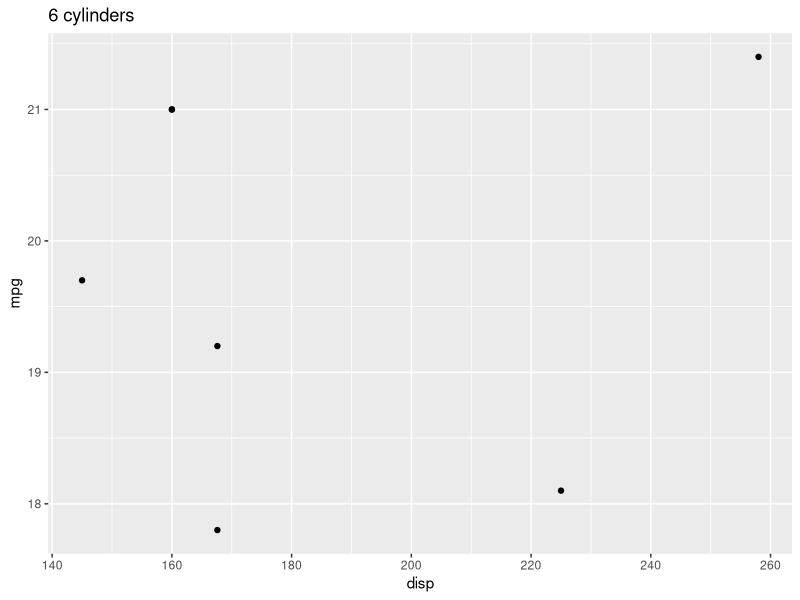
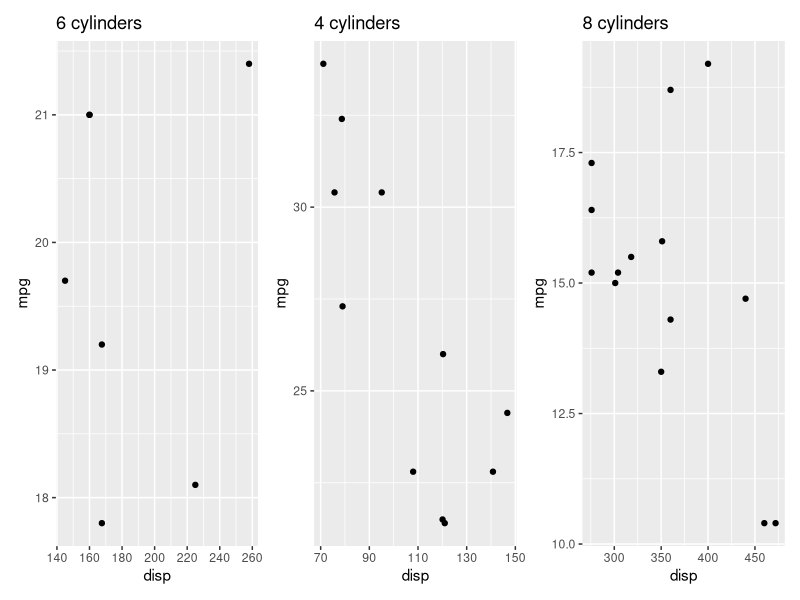
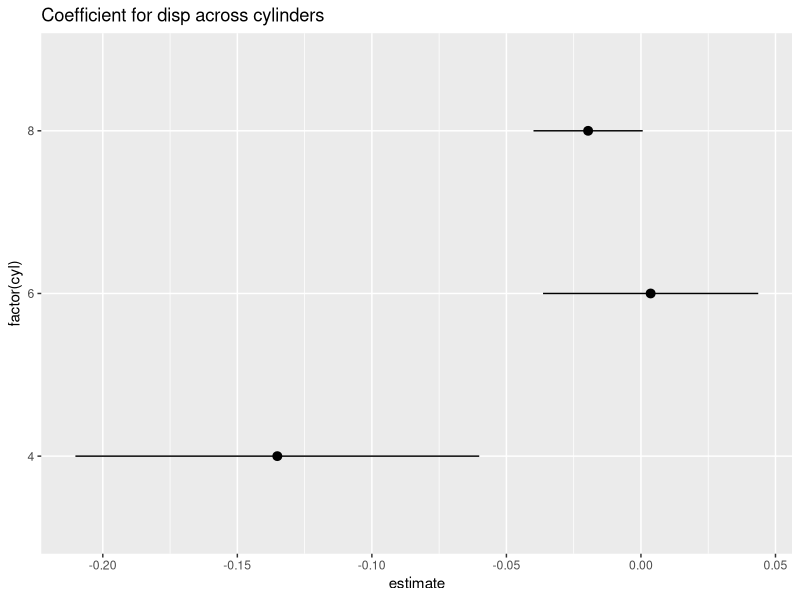

R code for these plots, in order:
## ---- chunk 1
# Different ways to make vectors
x <- c(1, 2, 3, 4, 5)
x <- 1:5
x <- seq(1, 5, by = 1)
x <- seq(1, 5, by = 0.1)

# All items in a vector have to be the same type
# Adding a character "3" forces R to make all the other elements characters
x <- c(1, 2, "3", 4, 5)
x

# ... which means you can't do math with it anymore
mean(x)

# You can name slots in a vector if you want
x <- c(first = 1, second = 2, red = 3, 4, 5)
x

# And you can access elements by name
x["second"]
# or by position
x[[2]]


# Lists are collections of things, and list elements can be any type and any length
z <- list(1:5, "A")
z

# List elements can be named and you can reference them by name. 
# You can also put lists inside of lists!
z <- list(numbers = 1:5, letter = "A", another_list = list(blah = 1:3))
z$numbers
z$letter
z$another_list$blah


# Most R objects are secretly just lists with lots of different slots
model <- lm(mpg ~ cyl, data = mtcars)

model$coefficients
model$residuals

# You can access deeply nested list elements too, by name...
model$qr$qr
# ...or by position...
model[[7]][[1]]
## ---- chunk 2
x <- 1:5
x
## ---- chunk 3
library(purrr)

map(x, \(item) item / 2)
## ---- chunk 4
map_dbl(x, \(item) item / 2)
## ---- chunk 5
#| warning: false
#| message: false

library(tidyverse)
library(broom)  # For extracting stuff from model objects

zxcv <- mtcars |> 
  group_by(cyl) |> 
  nest()
zxcv
## ---- chunk 6
zxcv <- mtcars |> 
  group_by(cyl) |> 
  nest() |> 
  mutate(scatterplot = map2(data, cyl, \(.df, .cyl) {
    ggplot(.df, aes(x = disp, y = mpg)) + 
      geom_point() +
      labs(title = paste0(.cyl, " cylinders"))
  })) |> 
  mutate(model = map(data, \(.df) lm(mpg ~ disp, data = .df))) |> 
  mutate(coef_thing = map_dbl(model, \(.x) .x$coefficients[[2]]))
zxcv
## ---- chunk 7
thing1 <- lm(mpg ~ disp, data = filter(mtcars, cyl == 6))
thing1$coefficients[[2]]
thing2 <- lm(mpg ~ disp, data = filter(mtcars, cyl == 4))
thing2$coefficients[[2]]
thing3 <- lm(mpg ~ disp, data = filter(mtcars, cyl == 8))
thing3$coefficients[[2]]
## ---- chunk 8
zxcv$scatterplot[[1]]
## ---- chunk 9
#| fig-width: 8
#| fig-height: 3
#| column: page
#| out-width: 100%
#| fig-align: center
library(patchwork)

wrap_plots(zxcv$scatterplot, nrow = 1)
## ---- chunk 10
qwer <- mtcars |> 
  group_by(cyl) |> 
  nest() |> 
  mutate(model = map(data, \(.df) lm(mpg ~ disp, data = .df))) |> 
  mutate(coefs = map(model, \(x) tidy(x, conf.int = TRUE))) |> 
  unnest(coefs)
qwer
## ---- chunk 11
qwer |> 
  filter(term == "disp") |> 
  ggplot(aes(x = estimate, y = factor(cyl))) + 
  geom_pointrange(aes(xmin = conf.low, xmax = conf.high)) +
  labs(title = "Coefficient for disp across cylinders")
